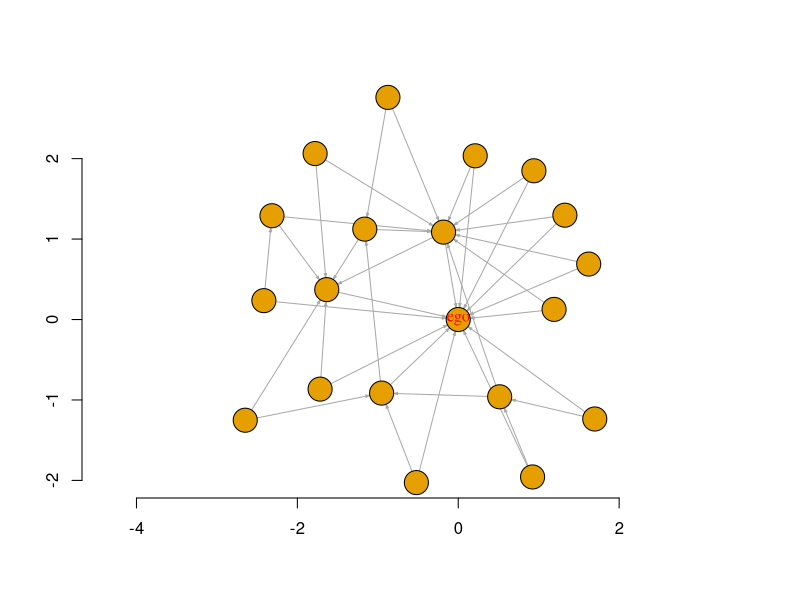

Here is the R script that generated this plot:
library(igraph)


### Name: layout_with_fr
### Title: The Fruchterman-Reingold layout algorithm
### Aliases: layout_with_fr with_fr
### Keywords: graphs

### ** Examples


# Fixing ego
g <- sample_pa(20, m=2)
minC <- rep(-Inf, vcount(g))
maxC <- rep(Inf, vcount(g))
minC[1] <- maxC[1] <- 0
co <- layout_with_fr(g, minx=minC, maxx=maxC,
                                  miny=minC, maxy=maxC)
co[1,]
plot(g, layout=co, vertex.size=30, edge.arrow.size=0.2,
     vertex.label=c("ego", rep("", vcount(g)-1)), rescale=FALSE,
     xlim=range(co[,1]), ylim=range(co[,2]), vertex.label.dist=0,
     vertex.label.color="red")
axis(1)
axis(2)
